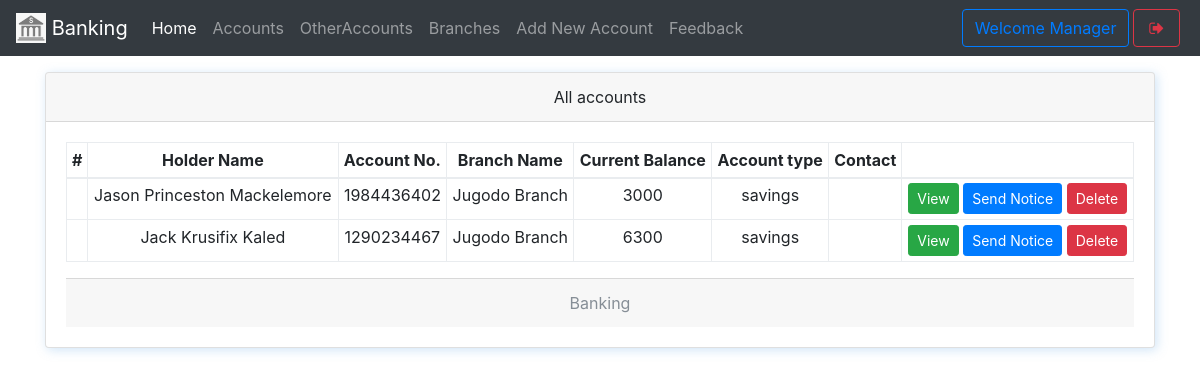
/manager (signed in), run on an earlier commit of the app's database.
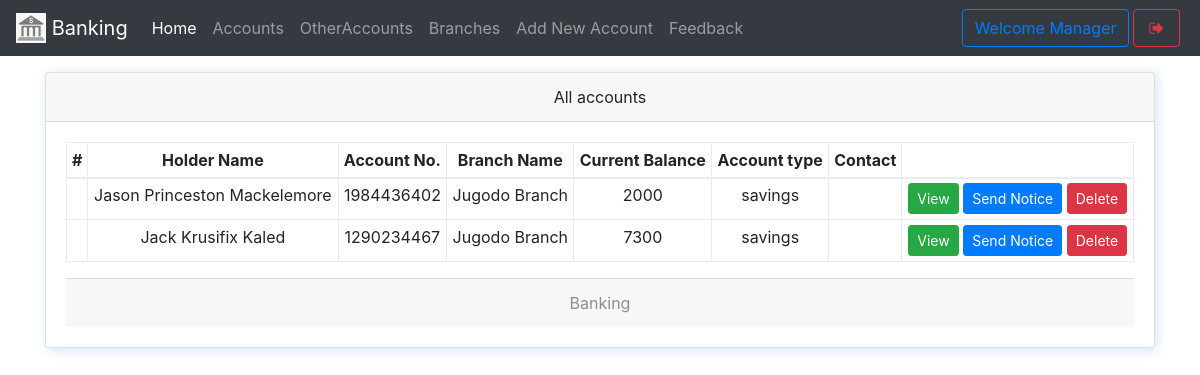
And on a later commit of the database.
### core/models.py (models this page shows, shortened)
class Account(models.Model):
    user = models.OneToOneField(User,on_delete= models.CASCADE)
    account_number = models.CharField(max_length = 10,unique = True,validators=[numeric_validation])
    balance = models.BigIntegerField()
    branch  = models.ForeignKey(Branch,null = True,blank=True,on_delete=models.SET_NULL)
    account_type = models.CharField(max_length = 10, choices = (('current','current'),('savings','savings')),default = "savings")
    first_name = models.CharField(max_length = 256)
    middle_name = models.CharField(max_length = 256, blank = True)
    last_name = models.CharField(max_length = 256)
    dob = models.DateField(blank=True,null = True)
    gender = models.CharField(max_length= 2, choices=(('m',"male"),('f',"female")), blank=True)
    city = models.CharField(max_length= 20, blank=True)
    religion = models.CharField(max_length= 20, blank=True)
    marital_status = models.CharField(max_length= 2, choices=(('s',"Single"),('m',"Married")), blank=True)
    address = models.CharField(max_length= 40, blank=True)
    contact = models.CharField(max_length=12,blank=True, validators=[numeric_validation])
    means_of_id = models.CharField(max_length = 10, choices = (('nid','national id card'),('dl','driver licence'),('vc','Voters Card'),
    ('ip','International Passport')), blank=True)
    id_number = models.CharField(max_length= 20, blank=True)
    id_expiry_date = models.DateField(blank=True,auto_now_add=False,null=True)
    next_of_kin_title = models.CharField(max_length= 256, blank=True)
    next_of_kin_name = models.CharField(max_length= 256, blank=True)
    next_of_kin_email = models.EmailField(blank=True)
    next_of_kin_dob = models.DateField(blank=True, auto_now_add=False,null=True)
    next_of_kin_contact = models.CharField(max_length= 12, blank=True)
    date_created = models.DateTimeField(auto_now_add = True)

class Branch(models.Model):
    number = models.IntegerField()
    name = models.CharField(max_length=100)

### core/views.py (the view, shortened to what this page needs)
# urls.py: path('manager',ManagerDashboardView.as_view(),name="manager-index"),
class ManagerDashboardView(ManagerRequiredMixin,ListView):
    model = Account
    template_name = "manager/index.html"
    def get_queryset(self):
        return Account.objects.all().order_by("-date_created")

### core/views.py (called while the page is built)
    def test_func(self):
        return self.request.user.is_staff or self.request.user.usertype == "manager"

### core/templates/manager/index.html (shortened to what this page needs)
{% extends 'manager/manager-base.html' %}
{% block content %}
<div class="container">
    <div class="card w-100 text-center shadowBlue">
      <div class="card-header">
        All accounts
      </div>
      <div class="card-body">
       <table class="table table-bordered table-sm">
      <thead>
        <tr>
          <th scope="col">#</th>
          <th scope="col">Holder Name</th>
          <th scope="col">Account No.</th>
          <th scope="col">Branch Name</th>
          <th scope="col">Current Balance</th>
          <th scope="col">Account type</th>
          <th scope="col">Contact</th>
          <th scope="col"></th>
        </tr>
      </thead>
      <tbody>
        {% for obj in object_list %}
          <tr>
            <th scope="row">{{forloop.counter1}}</th>
            <td>{{obj.first_name}} {{obj.middle_name}} {{obj.last_name}}</td>
            <td>{{obj.account_number}}</td>
            <td>{{obj.branch.name}}</td>
            <td>{{obj.balance}}</td>
            <td>{{obj.account_type}}</td>
            <td></td>
            <td>
              <a href="{% url 'manager-account-view' obj.id %}" class='btn btn-success btn-sm' data-toggle='tooltip' title="View More info">View</a>
              <a href="{% url 'manager-notice-add' obj.user.id %}" class='btn btn-primary btn-sm' data-toggle='tooltip' title="Send notice to this">Send Notice</a>
              <a href="javascript:void(0)" class='btn btn-danger btn-sm' onclick="deleteuser('{{obj.id}}')" data-toggle="modal" data-target="#staticBackdrop" title="Delete this account">Delete</a>
            </td>
        {% empty %}
        <p class="text-center jumbotron">
            No Account Yet
        </p>
        {% endfor %}
      </tbody>
    </table>
      <div class="card-footer text-muted">
        Banking
      </div>
    </div>
{% endblock %}

### core/templates/manager/manager-base.html (shortened to what this page needs)
{% extends 'base.html' %}
{% block body %}
<div style="background-size: 100%" class="bg-gradient-seconday">
<nav class="navbar navbar-expand-lg navbar-dark bg-dark fixed-top">
 <a class="navbar-brand" href="{% url 'manager-index' %}">
    <img src="images/logo.png" style="object-fit:cover;object-position:center center" width="30" height="30" class="d-inline-block align-top" alt="">
   Banking
  </a>
  <div class="collapse navbar-collapse" id="navbarSupportedContent">
    <ul class="navbar-nav mr-auto">
      <li class="nav-item {% if request.path == '/manager' %}active{% endif %}">
        <a class="nav-link" href="{% url 'manager-index' %}">Home <span class="sr-only">(current)</span></a>
      </li>
      <li class="nav-item {% if request.path == '/manager/staffs' %}active{% endif %}">  <a class="nav-link" href="{% url 'manager-staff-list' %}">Accounts</a></li>
      <li class="nav-item {% if request.path == '/manager/otheraccounts' %}active{% endif %}">  <a class="nav-link" href="{% url 'manager-otheraccount' %}">OtherAccounts</a></li>
      <li class="nav-item {% if request.path == '/manager/branches' %}active{% endif %}">  <a class="nav-link" href="{% url 'manager-branch-list' %}">Branches</a></li>
      <li class="nav-item {% if request.path == '/manager/account/add' %}active{% endif %}">  <a class="nav-link" href="{% url 'manager-account-add' %}">Add New Account</a></li>
      <li class="nav-item {% if request.path == '/manager/feedbacks' %}active{% endif %}">  <a class="nav-link" href="{% url 'manager-feedbacks' %}">Feedback</a></li>
    </ul>
    <form class="form-inline my-2 my-lg-0">
        <button class="btn btn-outline-primary">Welcome Manager</button>
        <a href="{% url 'logout' %}" data-toggle="tooltip" title="Logout" class="btn btn-outline-danger mx-1" ><i class="fa fa-sign-out fa-fw"></i></a>
    </form>
  </div>
</nav><br><br><br>
{% block content %}
{% endblock %}
{% endblock %}

### core/templates/base.html (shortened to what this page needs)
{% load static %}
<!DOCTYPE html>
<html>
<head>
    <link rel="stylesheet" type="text/css" href="{% static 'css/bootstrap.min.css' %}">
    <link rel="stylesheet" type="text/css" href="{% static 'css/custom.css' %}">
    <link rel="stylesheet" type="text/css" href="{% static 'font-awesome/css/font-awesome.min.css' %}">
</head>
<body>
    {% block body %}
    {% endblock %}
</body>
</html>

### core/static/css/custom.css (style rules this page uses)
.shadowBlue { box-shadow: 2px 2px 11px #75b3e759 }

What changed in the data, as far as the page shows it:
changed Account "Jason": balance "3000" → "2000"
changed Account "Jack": balance "6300" → "7300"
